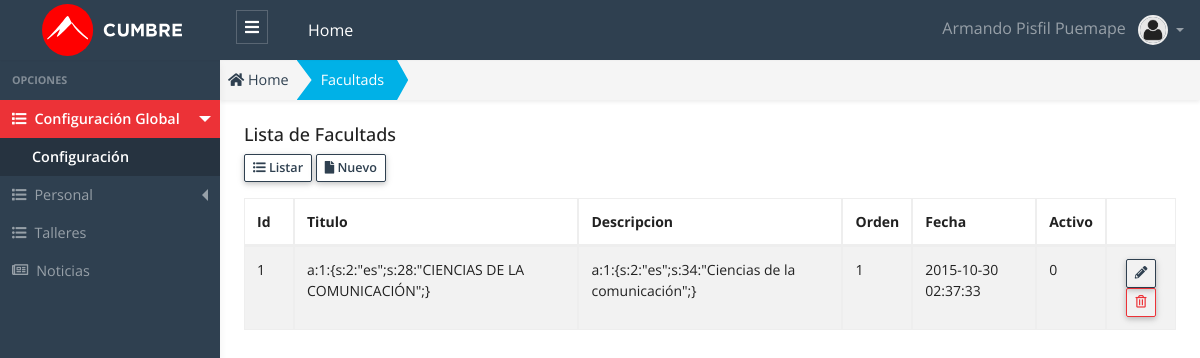
Screenshot of /public/admin/facultad/facultad.php (signed in) with the database file from the repository.
### tables this page shows
CREATE TABLE `facultad`  (
  `id` int(11) NOT NULL AUTO_INCREMENT,
  `titulo` text NOT NULL,
  `descripcion` text NOT NULL,
  `imagen` varchar(200) NOT NULL,
  `orden` int(11) NOT NULL,
  `estado` int(1) NOT NULL DEFAULT 1,
  `fecha` timestamp(0) NOT NULL DEFAULT CURRENT_TIMESTAMP(0) ON UPDATE CURRENT_TIMESTAMP(0),
  `activo` int(1) NOT NULL DEFAULT 0,
  PRIMARY KEY (`id`) USING BTREE
);

### public/app/database/Connection.php (called while the page is built, shortened)
<?php
Class Connection
{
  protected $db_host   = 'localhost';
  protected $db_user   = 'root';
  protected $db_pass   = '';
  protected $db_name   = 'escuelac_w_ne16';
  protected $db_port   = '3306';
  protected $db_driver = 'mysql';
  protected $query  = '';
  protected $conn   = null  ;
  private function openConnection()
  {
    $str_conn = $this->db_driver.":host=".$this->db_host.";port=".$this->db_port.";dbname=" .$this->db_name;
    $this->conn = new PDO($str_conn,$this->db_user,$this->db_pass);
    $this->conn->setAttribute(PDO::ATTR_ERRMODE, PDO::ERRMODE_EXCEPTION);
    $this->conn->query("SET NAMES 'utf8'");
    return $this->conn ;
  }
  protected function executeQuery()
  {
    $stm = $this->conn->prepare($this->query);
    $this->status = $stm->execute() ;
    if($this->status)
    {
      $column_count = $stm->columnCount() ;
      if ($column_count > 0)
      {
        $rows  = $stm->fetchAll(PDO::FETCH_ASSOC) ;
      }
    }
  }
}

### public/app/models/Facultad.php (called while the page is built, shortened)
<?php
class Facultad extends Connection {
  public function getAll()
  {
    try{
      $this->query = "SELECT * FROM facultad; ";
      $this->executeQuery();
      $data = $this->rows ;
      return $data;
    }catch(exception $e){
      throw new Exception($e->getMessage());
    }
  }
}

### public/app/controllers/FacultadController.php (called while the page is built, shortened)
<?php
 class FacultadController
{
  public function getAll()
  {
    try
    {
      $facultad  = new Facultad();
      $data = $facultad->getAll();
      return $data ;
    }
    catch (Exception $e)
    {
      throw new Exception($e->getMessage());
    }
  }
}

### public/admin/facultad/facultad.php (the view, shortened to what this page needs)
<?php
    $facultad_controller = new FacultadController();
    $data = $facultad_controller->getAll();
    $title_page = "Facultads";
?>
<!DOCTYPE html>
<html lang="es">
<head>
  <?php
    require_once "../layout/head_links.phtml";
  ?>
</head>
<body>
  <?php require "../layout/header.phtml"; ?>
  <div class="app-wrap">
    <?php require_once "../layout/sidebar.phtml";?>
    <main role="main" class="main">
      <nav class="full-content" aria-label="breadcrumb">
        <ol class="breadcrumb breadcrumb-shape shadow-sm radius-0">
          <li class="breadcrumb-item">
            <a href="admin">
              <i class="fas fa-home"></i> Home
            </a>
          </li>
          <li class="breadcrumb-item active bg-info text-white" aria-current="page">
            <a class="link-white" href="admin/facultad/facultad.php">
              <?php echo $title_page; ?>
            </a>
          </li>
        </ol>
      </nav>
      <div class="container-full p-2 fs-x-14">
        <div class="row">
          <div class="col-12">
            <h5 class="page-header-title">Lista de <?php echo $title_page; ?> </h5>
          </div>
          <div class="col-12 mb-3">
            <a href="admin/facultad/facultad.php" class="btn btn-outline-primary btn-sm btn-bar" role="button">
              <i class="fas fa-list-ul"></i>
              Listar
            </a>
            <a href="admin/facultad/nuevo.php" class="btn btn-outline-primary btn-sm btn-bar" role="button">
              <i class="fas fa-file"></i>
              Nuevo
            </a>
          </div>
          <div class="col-12">
            <div class="table-responsive">
            <table id="dataTableList" class="table table-striped table-bordered" style="width:100%">
              <thead>
                <tr>
                  <th width="50">Id </th>
                  <th>Titulo </th>
                  <th>Descripcion </th>
                  <th>Orden </th>
                  <th>Fecha </th>
                  <th>Activo </th>
                  <th width="70"></th>
                </tr>
              </thead>
              <tbody>
                <?php foreach ($data as &$row) {?>
                  <?php
                    $title_estado   = "";
                    $class_estado   = "";
                    $class_disabled = "";
                    if($row["estado"] == 1)
                    {
                      $title_estado = "Eliminar" ;
                    }
                    else
                    {
                      $title_estado   = "Recuperar" ;
                      $class_estado   = "row-disabled";
                      $class_disabled = "is-disabled";
                    }
                  ?>
                <tr class="<?php echo $class_estado ;?>" >
                  <td> <?php echo $row["id"] ?> </td>
                  <td> <?php echo $row["titulo"] ?> </td>
                  <td> <?php echo $row["descripcion"] ?> </td>
                  <td> <?php echo $row["orden"] ?> </td>
                  <td> <?php echo $row["fecha"] ?> </td>
                  <td> <?php echo $row["activo"] ?> </td>
                  <td class="text-center">
                    <a class="btn btn-outline-primary btn-sm lh-1 btn-table <?php echo $class_disabled ; ?>" href="admin/facultad/editar.php?id=<?php echo $row["id"] ?>" title="Editar">
                    <i class="fas fa-pencil-alt"></i>
                    </a>
                    <button class="btn btn-outline-danger btn-sm lh-1 btn-table" onclick="modalDelete(<?php echo $row["id"] ?>, `<?php echo $row['titulo'] ?>`,`<?php echo $title_estado ?>`,`<?php echo $row['estado'] ?>`);" title="<?php echo $title_estado ;?>">
                    <i class="far fa-trash-alt"></i>
                    </button>
                  </td>
                </tr>
                <?php }?>
              </tbody>
            </table>
            </div>
          </div>
        </div>
      </div>
    </main>
  </div>
  <?php require_once "../layout/datatables.phtml"?>
</body>
</html>

### rows the page displays
facultad: id "1", titulo "a:1:{s:2:\"es\";s:28:\"CIENCIAS DE LA COMUNICACIÓN\";}", descripcion "a:1:{s:2:\"es\";s:34:\"Ciencias de la comunicación\";}", orden "1", fecha "2015-10-30 02:37:33", activo "0"

### other values shown
$_SESSION['USER']['nombre'] "Armando"
$_SESSION['USER']['apellidos'] "Pisfil Puemape"
$title_page "Facultads"
